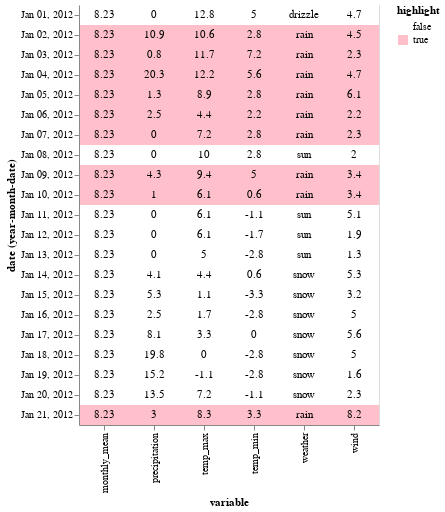

Write notebook code for a chart like this one.
### Code cell
# Create the highlight rows heatmap for behind the text

rows_heatmap = alt.Chart(w_tidy).transform_filter(
    datum.variable == "weather"
).transform_calculate(
    highlight = datum.value == "rain"
).mark_rect().encode(
    y = 'yearmonthdate(date):O',
    color = alt.Color('highlight:O').scale(domain=[False, True], range=['white', 'pink'])
)

# Now the text visualization for on top

text_table = alt.Chart(w_tidy).mark_text().encode(
    x = 'variable:N',
    y = 'yearmonthdate(date):O',
    text = 'value:N'
)

(rows_heatmap + text_table).properties(width = 300)

### Figure 1 — Vega-Lite specification as saved in the notebook (floating-point values rounded to 4 significant figures)
{"config": {"view": {"continuousWidth": 300, "continuousHeight": 300}}, "layer": [{"mark": {"type": "rect"}, "encoding": {"color": {"field": "highlight", "scale": {"domain": [false, true], "range": ["white", "pink"]}, "type": "ordinal"}, "y": {"field": "date", "timeUnit": "yearmonthdate", "type": "ordinal"}}, "transform": [{"filter": "(datum.variable === 'weather')"}, {"calculate": "(datum.value === 'rain')", "as": "highlight"}]}, {"mark": {"type": "text"}, "encoding": {"text": {"field": "value", "type": "nominal"}, "x": {"field": "variable", "type": "nominal"}, "y": {"field": "date", "timeUnit": "yearmonthdate", "type": "ordinal"}}}], "data": {"name": "data-def6d3c945af990e3059ec5b0d190005"}, "width": 300, "$schema": "https://vega.github.io/schema/vega-lite/v5.8.0.json", "datasets": {"data-def6d3c945af990e3059ec5b0d190005": [{"date": "2012-01-01T00:00:00", "variable": "precipitation", "value": 0.0}, {"date": "2012-01-02T00:00:00", "variable": "precipitation", "value": 10.9}, {"date": "2012-01-03T00:00:00", "variable": "precipitation", "value": 0.8}, {"date": "2012-01-04T00:00:00", "variable": "precipitation", "value": 20.3}, {"date": "2012-01-05T00:00:00", "variable": "precipitation", "value": 1.3}, {"date": "2012-01-06T00:00:00", "variable": "precipitation", "value": 2.5}, {"date": "2012-01-07T00:00:00", "variable": "precipitation", "value": 0.0}, {"date": "2012-01-08T00:00:00", "variable": "precipitation", "value": 0.0}, {"date": "2012-01-09T00:00:00", "variable": "precipitation", "value": 4.3}, {"date": "2012-01-10T00:00:00", "variable": "precipitation", "value": 1.0}, {"date": "2012-01-11T00:00:00", "variable": "precipitation", "value": 0.0}, {"date": "2012-01-12T00:00:00", "variable": "precipitation", "value": 0.0}, {"date": "2012-01-13T00:00:00", "variable": "precipitation", "value": 0.0}, {"date": "2012-01-14T00:00:00", "variable": "precipitation", "value": 4.1}, {"date": "2012-01-15T00:00:00", "variable": "precipitation", "value": 5.3}, {"date": "2012-01-16T00:00:00", "variable": "precipitation", "value": 2.5}, {"date": "2012-01-17T00:00:00", "variable": "precipitation", "value": 8.1}, {"date": "2012-01-18T00:00:00", "variable": "precipitation", "value": 19.8}, {"date": "2012-01-19T00:00:00", "variable": "precipitation", "value": 15.2}, {"date": "2012-01-20T00:00:00", "variable": "precipitation", "value": 13.5}, {"date": "2012-01-21T00:00:00", "variable": "precipitation", "value": 3.0}, {"date": "2012-01-01T00:00:00", "variable": "temp_max", "value": 12.8}, {"date": "2012-01-02T00:00:00", "variable": "temp_max", "value": 10.6}, {"date": "2012-01-03T00:00:00", "variable": "temp_max", "value": 11.7}, {"date": "2012-01-04T00:00:00", "variable": "temp_max", "value": 12.2}, {"date": "2012-01-05T00:00:00", "variable": "temp_max", "value": 8.9}, {"date": "2012-01-06T00:00:00", "variable": "temp_max", "value": 4.4}, {"date": "2012-01-07T00:00:00", "variable": "temp_max", "value": 7.2}, {"date": "2012-01-08T00:00:00", "variable": "temp_max", "value": 10.0}, {"date": "2012-01-09T00:00:00", "variable": "temp_max", "value": 9.4}, {"date": "2012-01-10T00:00:00", "variable": "temp_max", "value": 6.1}, {"date": "2012-01-11T00:00:00", "variable": "temp_max", "value": 6.1}, {"date": "2012-01-12T00:00:00", "variable": "temp_max", "value": 6.1}, {"date": "2012-01-13T00:00:00", "variable": "temp_max", "value": 5.0}, {"date": "2012-01-14T00:00:00", "variable": "temp_max", "value": 4.4}, {"date": "2012-01-15T00:00:00", "variable": "temp_max", "value": 1.1}, {"date": "2012-01-16T00:00:00", "variable": "temp_max", "value": 1.7}, {"date": "2012-01-17T00:00:00", "variable": "temp_max", "value": 3.3}, {"date": "2012-01-18T00:00:00", "variable": "temp_max", "value": 0.0}, {"date": "2012-01-19T00:00:00", "variable": "temp_max", "value": -1.1}, {"date": "2012-01-20T00:00:00", "variable": "temp_max", "value": 7.2}, {"date": "2012-01-21T00:00:00", "variable": "temp_max", "value": 8.3}, {"date": "2012-01-01T00:00:00", "variable": "temp_min", "value": 5.0}, {"date": "2012-01-02T00:00:00", "variable": "temp_min", "value": 2.8}, {"date": "2012-01-03T00:00:00", "variable": "temp_min", "value": 7.2}, {"date": "2012-01-04T00:00:00", "variable": "temp_min", "value": 5.6}, {"date": "2012-01-05T00:00:00", "variable": "temp_min", "value": 2.8}, {"date": "2012-01-06T00:00:00", "variable": "temp_min", "value": 2.2}, {"date": "2012-01-07T00:00:00", "variable": "temp_min", "value": 2.8}, {"date": "2012-01-08T00:00:00", "variable": "temp_min", "value": 2.8}, {"date": "2012-01-09T00:00:00", "variable": "temp_min", "value": 5.0}, {"date": "2012-01-10T00:00:00", "variable": "temp_min", "value": 0.6}, {"date": "2012-01-11T00:00:00", "variable": "temp_min", "value": -1.1}, {"date": "2012-01-12T00:00:00", "variable": "temp_min", "value": -1.7}, {"date": "2012-01-13T00:00:00", "variable": "temp_min", "value": -2.8}, {"date": "2012-01-14T00:00:00", "variable": "temp_min", "value": 0.6}, {"date": "2012-01-15T00:00:00", "variable": "temp_min", "value": -3.3}, {"date": "2012-01-16T00:00:00", "variable": "temp_min", "value": -2.8}, {"date": "2012-01-17T00:00:00", "variable": "temp_min", "value": 0.0}, {"date": "2012-01-18T00:00:00", "variable": "temp_min", "value": -2.8}, {"date": "2012-01-19T00:00:00", "variable": "temp_min", "value": -2.8}, {"date": "2012-01-20T00:00:00", "variable": "temp_min", "value": -1.1}, {"date": "2012-01-21T00:00:00", "variable": "temp_min", "value": 3.3}, {"date": "2012-01-01T00:00:00", "variable": "wind", "value": 4.7}, {"date": "2012-01-02T00:00:00", "variable": "wind", "value": 4.5}, {"date": "2012-01-03T00:00:00", "variable": "wind", "value": 2.3}, {"date": "2012-01-04T00:00:00", "variable": "wind", "value": 4.7}, {"date": "2012-01-05T00:00:00", "variable": "wind", "value": 6.1}, {"date": "2012-01-06T00:00:00", "variable": "wind", "value": 2.2}, {"date": "2012-01-07T00:00:00", "variable": "wind", "value": 2.3}, {"date": "2012-01-08T00:00:00", "variable": "wind", "value": 2.0}, {"date": "2012-01-09T00:00:00", "variable": "wind", "value": 3.4}, {"date": "2012-01-10T00:00:00", "variable": "wind", "value": 3.4}, {"date": "2012-01-11T00:00:00", "variable": "wind", "value": 5.1}, {"date": "2012-01-12T00:00:00", "variable": "wind", "value": 1.9}, {"date": "2012-01-13T00:00:00", "variable": "wind", "value": 1.3}, {"date": "2012-01-14T00:00:00", "variable": "wind", "value": 5.3}, {"date": "2012-01-15T00:00:00", "variable": "wind", "value": 3.2}, {"date": "2012-01-16T00:00:00", "variable": "wind", "value": 5.0}, {"date": "2012-01-17T00:00:00", "variable": "wind", "value": 5.6}, {"date": "2012-01-18T00:00:00", "variable": "wind", "value": 5.0}, {"date": "2012-01-19T00:00:00", "variable": "wind", "value": 1.6}, {"date": "2012-01-20T00:00:00", "variable": "wind", "value": 2.3}, {"date": "2012-01-21T00:00:00", "variable": "wind", "value": 8.2}, {"date": "2012-01-01T00:00:00", "variable": "weather", "value": "drizzle"}, {"date": "2012-01-02T00:00:00", "variable": "weather", "value": "rain"}, {"date": "2012-01-03T00:00:00", "variable": "weather", "value": "rain"}, {"date": "2012-01-04T00:00:00", "variable": "weather", "value": "rain"}, {"date": "2012-01-05T00:00:00", "variable": "weather", "value": "rain"}, {"date": "2012-01-06T00:00:00", "variable": "weather", "value": "rain"}, {"date": "2012-01-07T00:00:00", "variable": "weather", "value": "rain"}, {"date": "2012-01-08T00:00:00", "variable": "weather", "value": "sun"}, {"date": "2012-01-09T00:00:00", "variable": "weather", "value": "rain"}, {"date": "2012-01-10T00:00:00", "variable": "weather", "value": "rain"}, {"date": "2012-01-11T00:00:00", "variable": "weather", "value": "sun"}, {"date": "2012-01-12T00:00:00", "variable": "weather", "value": "sun"}, {"date": "2012-01-13T00:00:00", "variable": "weather", "value": "sun"}, {"date": "2012-01-14T00:00:00", "variable": "weather", "value": "snow"}, {"date": "2012-01-15T00:00:00", "variable": "weather", "value": "snow"}, {"date": "2012-01-16T00:00:00", "variable": "weather", "value": "snow"}, {"date": "2012-01-17T00:00:00", "variable": "weather", "value": "snow"}, {"date": "2012-01-18T00:00:00", "variable": "weather", "value": "snow"}, {"date": "2012-01-19T00:00:00", "variable": "weather", "value": "snow"}, {"date": "2012-01-20T00:00:00", "variable": "weather", "value": "snow"}, {"date": "2012-01-21T00:00:00", "variable": "weather", "value": "rain"}, {"date": "2012-01-01T00:00:00", "variable": "monthly_mean", "value": 8.23}, {"date": "2012-01-02T00:00:00", "variable": "monthly_mean", "value": 8.23}, {"date": "2012-01-03T00:00:00", "variable": "monthly_mean", "value": 8.23}, {"date": "2012-01-04T00:00:00", "variable": "monthly_mean", "value": 8.23}, {"date": "2012-01-05T00:00:00", "variable": "monthly_mean", "value": 8.23}, {"date": "2012-01-06T00:00:00", "variable": "monthly_mean", "value": 8.23}, {"date": "2012-01-07T00:00:00", "variable": "monthly_mean", "value": 8.23}, {"date": "2012-01-08T00:00:00", "variable": "monthly_mean", "value": 8.23}, {"date": "2012-01-09T00:00:00", "variable": "monthly_mean", "value": 8.23}, {"date": "2012-01-10T00:00:00", "variable": "monthly_mean", "value": 8.23}, {"date": "2012-01-11T00:00:00", "variable": "monthly_mean", "value": 8.23}, {"date": "2012-01-12T00:00:00", "variable": "monthly_mean", "value": 8.23}, {"date": "2012-01-13T00:00:00", "variable": "monthly_mean", "value": 8.23}, {"date": "2012-01-14T00:00:00", "variable": "monthly_mean", "value": 8.23}, {"date": "2012-01-15T00:00:00", "variable": "monthly_mean", "value": 8.23}, {"date": "2012-01-16T00:00:00", "variable": "monthly_mean", "value": 8.23}, {"date": "2012-01-17T00:00:00", "variable": "monthly_mean", "value": 8.23}, {"date": "2012-01-18T00:00:00", "variable": "monthly_mean", "value": 8.23}, {"date": "2012-01-19T00:00:00", "variable": "monthly_mean", "value": 8.23}, {"date": "2012-01-20T00:00:00", "variable": "monthly_mean", "value": 8.23}, {"date": "2012-01-21T00:00:00", "variable": "monthly_mean", "value": 8.23}]}}
